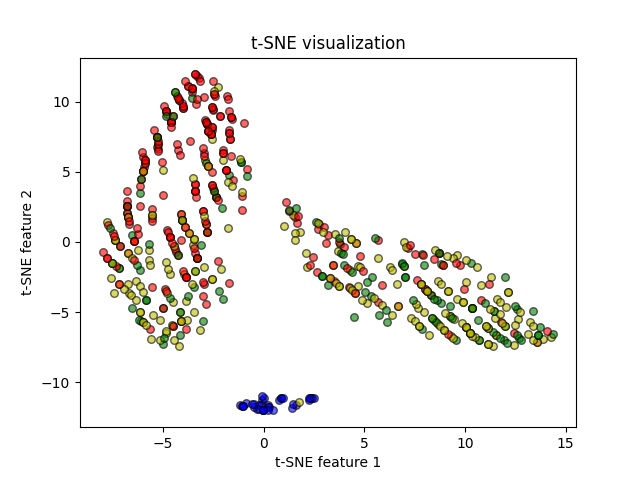

Source code (Python):
# Task 4 Step 3

from sklearn.preprocessing import StandardScaler
from sklearn.manifold import TSNE
import matplotlib.pyplot as plt
import pandas as pd

original_data = pd.read_excel("Coursework/CW_Data.xlsx")
features = original_data.drop(['Index', 'Programme','Q2', 'Q5', 'Q3', 'Q1', 'Gender'], axis=1)
scaler = StandardScaler()
features_scaled = scaler.fit_transform(features)

tsne = TSNE(n_components=2, random_state=60, perplexity=100, learning_rate=50, n_iter=1000, early_exaggeration=70)
features_tsne = tsne.fit_transform(features_scaled)

colors = ['r', 'g', 'b', 'y']
for i in range(len(original_data)):
    programme = int(original_data.iloc[i]['Programme']) - 1
    plt.scatter(features_tsne[i, 0], features_tsne[i, 1], c=colors[programme], marker='o', edgecolor='k', s=30, alpha=0.6)

plt.title('t-SNE visualization')
plt.xlabel('t-SNE feature 1')
plt.ylabel('t-SNE feature 2')
plt.show()
